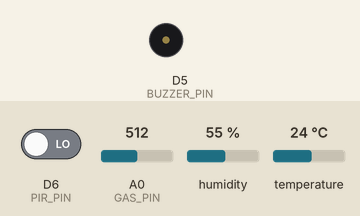
A sketch run on a simulated ESP8266 (NodeMCU). On the bench: buzzer (waves = sounding, pin HIGH). Inputs (shaded band) come from the test bench; at power-on: D6 (PIR_PIN) LOW, A0 (GAS_PIN) = 512, humidity 55 %, temperature 24 °C. WiFi joins after 1.5 s; servers stay silent unless stated; uploads are accepted with an empty reply; what the sketch prints to the serial monitor is not drawn.

Above: at 23.1 s.
At 27.6 s:
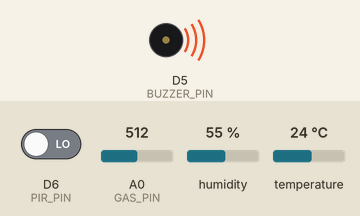
Timing chart, 0 to 28.4 s (numbered marks = the images above):
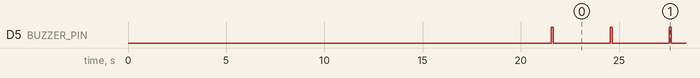

Measured:
- by itself, D5 (BUZZER_PIN): alternates HIGH for 0.10 s and LOW for 2.9 s

The sketch:

my_home_iot_full.ino
```cpp
#include "DHT.h"
#include <ESP8266HTTPClient.h>
#include <ESP8266WiFi.h>
#include <WiFiClientSecure.h>

// --- Pengaturan Pin (ESP8266 NodeMCU Pin Aliases) ---
#define DHTPIN D4     // Pin D4 (GPIO 2). Ganti ke D2 jika kamu colok ke pin fisik D2!
#define GAS_PIN A0    // A0 (Analog) untuk Sensor Gas
#define PIR_PIN D6    // Pin D6 (GPIO 12) untuk Sensor PIR
#define BUZZER_PIN D5 // Pin D5 (GPIO 14) untuk Buzzer

#define DHTTYPE DHT11
DHT dht(DHTPIN, DHTTYPE);

// --- Batas Kritis (Threshold) ---
// Sesuaikan nilai ini sesuai hasil kalibrasimu
const float BATAS_SUHU_MAX = 35.0;       // Dalam Celcius
const float BATAS_KELEMBAPAN_MAX = 80.0; // Dalam Persen
const int BATAS_GAS = 400;               // Nilai analog ESP8266 (0-1023)

// ================= KONFIGURASI IOT & WIFI =================
const char *ssid = "Infinix NOTE 40 Pro 5G";
const char *password = "oktest123";
const char *serverUrl = "https://iot.nexflux.io/api/v1/iot/push";
const char *iotToken =
    "dvc_452451a5-d216-49e3-bb4f-a1161f5d6b3c"; // Ganti dengan token device
                                                // NexFlux kamu

// ================= VARIABEL GLOBAL IOT =================
unsigned long lastIotSend = 0;
const unsigned long iotInterval = 5000; // Kirim data tiap 5 detik

// Variabel global untuk menyimpan nilai sensor terakhir (untuk dikirim ke IoT)
float lastTemp = 0;
float lastHum = 0;
int lastGasLevel = 0;
bool lastPirState = false;

void setup() {
  Serial.begin(115200);
  Serial.println(F("\n--- Sistem Pemantauan Lingkungan Rumah Aktif ---"));

  // Set Mode Pin
  pinMode(DHTPIN, INPUT_PULLUP);
  pinMode(GAS_PIN, INPUT);
  pinMode(PIR_PIN, INPUT);
  pinMode(BUZZER_PIN, OUTPUT);

  // Pastikan buzzer mati saat booting
  digitalWrite(BUZZER_PIN, LOW);

  // Koneksi WiFi
  connectWiFi();

  // Inisialisasi Sensor DHT
  dht.begin();

  // Waktu kalibrasi untuk PIR dan pemanasan Sensor Gas
  Serial.print(F("Kalibrasi Sensor PIR & Gas... (tunggu 20 detik)"));
  for (int i = 0; i < 20; i++) {
    Serial.print(".");
    delay(1000);
  }
  Serial.println(F("Selesai! Sistem siap."));
}

void loop() {
  // 1. Baca Sensor Digital Respons Cepat (PIR)
  // Dibaca setiap iterasi loop agar tidak ketinggalan gerakan sekecil apapun
  bool adaGerakan = (digitalRead(PIR_PIN) == HIGH);
  lastPirState = adaGerakan;

  bool kondisiBahaya = false;
  String logPeringatan = "";

  // Jika PIR mendeteksi gerakan, langsung tandai bahaya
  if (adaGerakan) {
    kondisiBahaya = true;
    logPeringatan += "[ADA GERAKAN] ";
  }

  // 2. Baca Sensor Cuaca & Gas (Dengan Delay Non-Blocking)
  // Kita gunakan millis() agar pembacaan DHT/Gas tiap 2 detik tidak membuat PIR
  // nge-lag
  static unsigned long lastUpdate = 0;
  if (millis() - lastUpdate > 3000) {
    lastUpdate = millis();

    // Baca Suhu & Kelembapan (force read agar membaca langsung dari pin)
    float h = dht.readHumidity(true);
    float t = dht.readTemperature(false, true);

    // Baca level Gas
    int gasLevel = analogRead(GAS_PIN);

    // Simpan ke variabel global untuk IoT
    if (!isnan(h) && !isnan(t)) {
      lastTemp = t;
      lastHum = h;
    }
    lastGasLevel = gasLevel;

    // Evaluasi Bahaya (Suhu & Gas)
    if (!isnan(h) && !isnan(t)) {
      if (t > BATAS_SUHU_MAX) {
        kondisiBahaya = true;
        logPeringatan += "[SUHU PANAS] ";
      }
      if (h > BATAS_KELEMBAPAN_MAX) {
        kondisiBahaya = true;
        logPeringatan += "[KELEMBAPAN TINGGI] ";
      }
    }

    if (gasLevel > BATAS_GAS) {
      kondisiBahaya = true;
      logPeringatan += "[AWAS GAS/ASAP] ";
    }

    // --- LOGGING KE SERIAL MONITOR ---
    Serial.print(F("Suhu: "));
    Serial.print(t);
    Serial.print(F("°C | "));
    Serial.print(F("Kelembapan: "));
    Serial.print(h);
    Serial.print(F("% | "));
    Serial.print(F("Gas: "));
    Serial.print(gasLevel);
    Serial.print(F(" | "));

    if (adaGerakan) {
      Serial.println("PIR: GERAKAN! >> " + logPeringatan);
    } else if (kondisiBahaya) {
      Serial.println("Status: >> " + logPeringatan);
    } else {
      Serial.println("Status: AMAN");
    }
  }

  // 3. Eksekusi Alarm Buzzer Terpusat
  if (kondisiBahaya) {
    // Pola bunyi cepat
    digitalWrite(BUZZER_PIN, HIGH);
    delay(100);
    digitalWrite(BUZZER_PIN, LOW);
    delay(100);
  } else {
    // Pastikan mati jika kondisi normal
    digitalWrite(BUZZER_PIN, LOW);
  }

  // 4. Kirim Data ke NexFlux IoT Platform Secara Berkala
  if (millis() - lastIotSend > iotInterval) {
    sendDataToIoT(lastTemp, lastHum, lastPirState, lastGasLevel);
    lastIotSend = millis();
  }
}

// ================= FUNGSI IOT & WIFI =================
void connectWiFi() {
  WiFi.begin(ssid, password);
  Serial.print("Connecting WiFi");

  int attempts = 0;
  // Coba konek maksimal 20 kali (sekitar 10 detik)
  while (WiFi.status() != WL_CONNECTED && attempts < 20) {
    delay(500);
    Serial.print(".");
    attempts++;
  }

  if (WiFi.status() == WL_CONNECTED) {
    Serial.println("\nWiFi Connected!");
    Serial.print("IP Address: ");
    Serial.println(WiFi.localIP());
  } else {
    Serial.println("\nWiFi Failed! Berjalan di mode offline.");
  }
}

void sendDataToIoT(float temperature, float humidity, bool pirState,
                   int gasLevel) {
  if (WiFi.status() != WL_CONNECTED) {
    // Coba reconnect jika terputus
    Serial.println("WiFi terputus, mencoba reconnect...");
    connectWiFi();
    if (WiFi.status() != WL_CONNECTED)
      return;
  }

  WiFiClientSecure client;
  client.setInsecure(); // Skip SSL certificate verification (untuk development)

  HTTPClient http;
  http.begin(client, serverUrl);
  http.addHeader("Content-Type", "application/json");
  http.addHeader("X-IoT-Token", iotToken);

  // Mapping Virtual Pin sesuai NexFlux Dashboard:
  // V0 = Temperature (double, 0-100 °C)
  // V1 = Humidity    (double, 0-100 %)
  // V2 = PIR Sensor  (double, 0-1)
  // V3 = MQ 2 Sensor (double, 0-1000)
  String payload = "{\"V0\":" + String(temperature, 2) +
                   ",\"V1\":" + String(humidity, 2) +
                   ",\"V2\":" + String(pirState ? 1 : 0) +
                   ",\"V3\":" + String(gasLevel) + "}";

  Serial.print("Mengirim ke NexFlux: ");
  Serial.println(payload);

  int httpCode = http.POST(payload);
  if (httpCode > 0) {
    Serial.printf("HTTP Response: %d\n", httpCode);
    if (httpCode == 200) {
      Serial.println("Data berhasil terkirim!");
    }
  } else {
    Serial.printf("HTTP Error: %s\n", http.errorToString(httpCode).c_str());
  }
  http.end();
}
```
